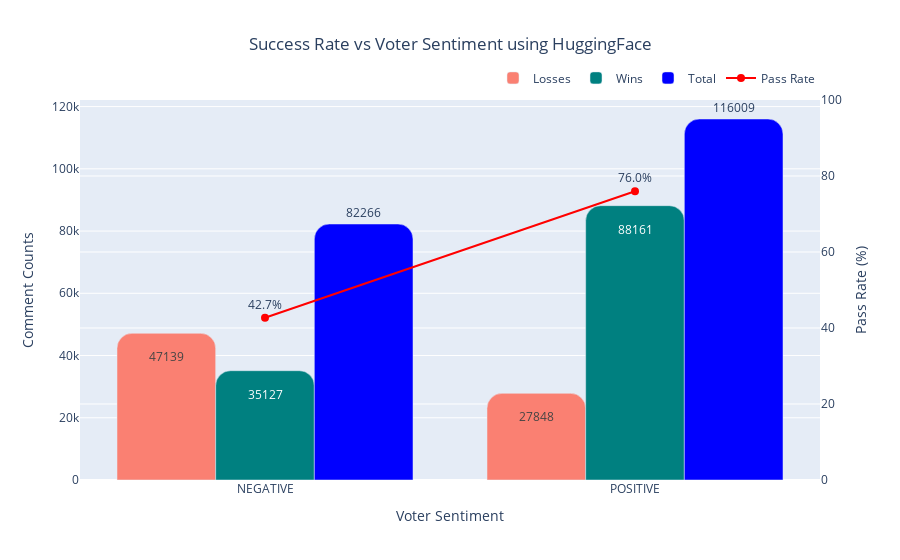

Notebook source saved alongside this figure:
### Code cell
plot.plot_sentiment_byPass(data,prt=True, savefig=True)

### Figure 1 — Plotly figure (JSON) as saved in the notebook; plotly's stock layout.template omitted (floating-point values rounded to 4 significant figures)
{"data": [{"marker": {"color": "salmon"}, "name": "Losses", "text": [47139, 27848], "textposition": "inside", "type": "bar", "x": ["NEGATIVE", "POSITIVE"], "y": [47139, 27848]}, {"marker": {"color": "teal"}, "name": "Wins", "text": [35127, 88161], "textposition": "inside", "type": "bar", "x": ["NEGATIVE", "POSITIVE"], "y": [35127, 88161]}, {"marker": {"color": "blue"}, "name": "Total", "text": [82266, 116009], "textposition": "outside", "type": "bar", "x": ["NEGATIVE", "POSITIVE"], "y": [82266, 116009]}, {"line": {"color": "red", "width": 2}, "marker": {"color": "red", "size": 8}, "mode": "lines+markers+text", "name": "Pass Rate", "text": ["42.7%", "76.0%"], "textposition": "top center", "type": "scatter", "x": ["NEGATIVE", "POSITIVE"], "y": [42.7, 75.99], "yaxis": "y2"}], "layout": {"barcornerradius": 15, "bargap": 0.2, "barmode": "group", "legend": {"orientation": "h", "x": 1, "xanchor": "right", "y": 1.02, "yanchor": "bottom"}, "title": {"text": "Success Rate vs Voter Sentiment using HuggingFace", "x": 0.5, "xanchor": "center"}, "xaxis": {"title": {"text": "Voter Sentiment"}}, "yaxis": {"side": "left", "title": {"text": "Comment Counts"}}, "yaxis2": {"overlaying": "y", "range": [0, 100], "side": "right", "tickformat": ".0f", "title": {"text": "Pass Rate (%)"}}}}
